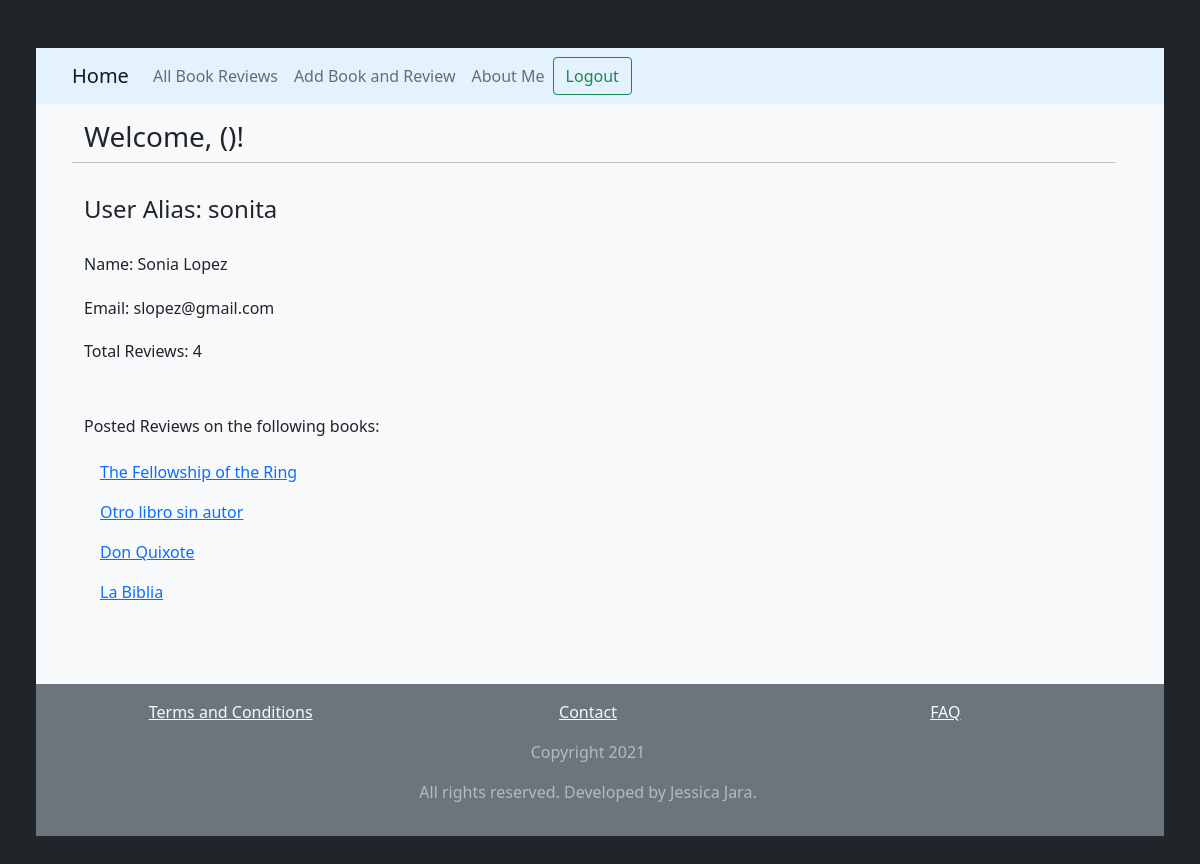
The page /users/2/ (signed in) on the database its author committed.
### dojo/models.py (models this page shows, shortened)
class User(models.Model):
    name = models.CharField(max_length=255)
    alias = models.CharField(max_length=255)
    email = models.CharField(max_length=255, unique=True)
    password = models.CharField(max_length=255)
    created_at = models.DateTimeField(auto_now_add=True)
    updated_at = models.DateTimeField(auto_now=True)
    objects = UserManager()

class Review(models.Model):
    review = models.TextField()
    rating = models.IntegerField()
    user = models.ForeignKey(User, related_name="review", on_delete=models.CASCADE) # the user who reviewed a given book
    book = models.ForeignKey(Book, related_name="review_detail", on_delete=models.CASCADE) # the book which got a review
    created_at = models.DateTimeField(auto_now_add=True)
    updated_at = models.DateTimeField(auto_now=True)
    objects = ReviewManager()

class Book(models.Model):
    title = models.CharField(max_length=255)
    user = models.ForeignKey(User, related_name="reviewed", on_delete=models.CASCADE) # the user who reviewed a given book
    users = models.ManyToManyField(User, related_name="user_books") # a list of users who have reviewed a given book
    author = models.ForeignKey(Author, related_name="books", on_delete=models.CASCADE) # the user who reviewed a given book
    created_at = models.DateTimeField(auto_now_add=True)
    updated_at = models.DateTimeField(auto_now=True)
    objects = BookManager()

### dojo/decorators.py (the view)
    def wrapper(request, *args, **kwargs):
        if 'user_data' not in request.session:
            return redirect(reverse("my_index"))
        resp = function(request, *args, **kwargs)
        return resp

### dojo/views.py (called while the page is built)
@login_required
def users(request, user_id):
    this_user = User.objects.get(id=user_id)
    user_reviews = Review.objects.filter(user=this_user).order_by('-id')
    total_reviews = Review.objects.filter(user=this_user).count()
    context = {
        'user_reviews': user_reviews,
        'total_reviews': total_reviews,
        'this_user': this_user
    }
    return render(request, "book_user.html", context)

### dojo/templates/book_user.html (shortened to what this page needs)
{% extends "base.html" %}
{% block content %}
    {% include "menu.html" %}
    <div class="row">
        <div class="row py-3 ps-5">
            <h3>Welcome, {{ request.session.user_data.name }} ({{ request.session.user_data.alias }})!</h3>
            <hr>
            <div class="col-6 pt-3 pb-5">
                <div class="row pb-4">
                    <h4>User Alias: {{ this_user.alias }}</h4>
                </div>
                <div class="row mb-3">
                    <h6>Name: {{ this_user.name }}</h6>
                </div>
                <div class="row mb-3">
                    <h6>Email: {{ this_user.email }}</h6>
                </div>
                <div class="row mb-5">
                    <h6>Total Reviews: {{ total_reviews }}</h6>
                </div>
                {% if user_reviews %}
                    <div class="row mb-3 mt-3">
                        <h6>Posted Reviews on the following books: </h6>
                    </div>
                    {% for review in user_reviews %}
                        <div class="row mb-3 ps-3">
                            <a href="{% url 'my_book' book_id=review.book.id %}">{{ review.book.title }}</a>
                        </div>
                    {% endfor %}
                {% else %}
                    <div class="row mb-3">
                        <p>This user has not made any book review</p>
                    </div>
                {% endif %}
            </div>
        </div>
    </div>
{% endblock %}

### rows shown on the page
User: alias "sonita", name "Sonia Lopez", email "slopez@gmail.com"
Review: book "The Fellowship of the Ring"
Review: book "Otro libro sin autor"
Review: book "Don Quixote"
Review: book "La Biblia"

### other values the page prints
{{ total_reviews }} "4"
